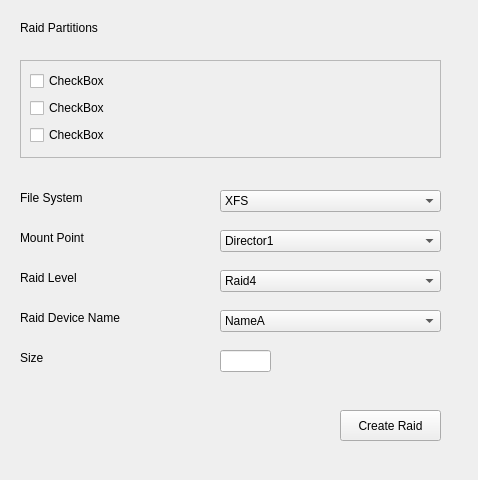
<?xml version="1.0" encoding="UTF-8"?>
<ui version="4.0">
 <class>Form</class>
 <widget class="QWidget" name="Form">
  <property name="geometry">
   <rect>
    <x>0</x>
    <y>0</y>
    <width>478</width>
    <height>480</height>
   </rect>
  </property>
  <property name="windowTitle">
   <string>Form</string>
  </property>
  <widget class="QPushButton" name="pushButton">
   <property name="geometry">
    <rect>
     <x>340</x>
     <y>410</y>
     <width>101</width>
     <height>31</height>
    </rect>
   </property>
   <property name="text">
    <string>Create Raid</string>
   </property>
  </widget>
  <widget class="QComboBox" name="comMP">
   <property name="geometry">
    <rect>
     <x>220</x>
     <y>230</y>
     <width>221</width>
     <height>22</height>
    </rect>
   </property>
   <item>
    <property name="text">
     <string>Director1</string>
    </property>
   </item>
   <item>
    <property name="text">
     <string>Director2</string>
    </property>
   </item>
   <item>
    <property name="text">
     <string>Director3</string>
    </property>
   </item>
  </widget>
  <widget class="QScrollArea" name="scrollArea">
   <property name="geometry">
    <rect>
     <x>20</x>
     <y>60</y>
     <width>421</width>
     <height>98</height>
    </rect>
   </property>
   <property name="widgetResizable">
    <bool>true</bool>
   </property>
   <widget class="QWidget" name="scrollAreaWidgetContents">
    <property name="geometry">
     <rect>
      <x>0</x>
      <y>0</y>
      <width>419</width>
      <height>96</height>
     </rect>
    </property>
    <layout class="QVBoxLayout" name="verticalLayout">
     <item>
      <widget class="QCheckBox" name="checkBox">
       <property name="text">
        <string>CheckBox</string>
       </property>
      </widget>
     </item>
     <item>
      <widget class="QCheckBox" name="checkBox_3">
       <property name="text">
        <string>CheckBox</string>
       </property>
      </widget>
     </item>
     <item>
      <widget class="QCheckBox" name="checkBox_2">
       <property name="text">
        <string>CheckBox</string>
       </property>
      </widget>
     </item>
    </layout>
   </widget>
  </widget>
  <widget class="QLabel" name="label_4">
   <property name="geometry">
    <rect>
     <x>20</x>
     <y>270</y>
     <width>141</width>
     <height>16</height>
    </rect>
   </property>
   <property name="text">
    <string>Raid Level</string>
   </property>
  </widget>
  <widget class="QLabel" name="label_3">
   <property name="geometry">
    <rect>
     <x>20</x>
     <y>190</y>
     <width>141</width>
     <height>16</height>
    </rect>
   </property>
   <property name="text">
    <string>File System</string>
   </property>
  </widget>
  <widget class="QLabel" name="label_6">
   <property name="geometry">
    <rect>
     <x>20</x>
     <y>350</y>
     <width>141</width>
     <height>16</height>
    </rect>
   </property>
   <property name="text">
    <string>Size</string>
   </property>
  </widget>
  <widget class="QComboBox" name="comboBox_4">
   <property name="geometry">
    <rect>
     <x>220</x>
     <y>310</y>
     <width>221</width>
     <height>22</height>
    </rect>
   </property>
   <item>
    <property name="text">
     <string>NameA</string>
    </property>
   </item>
   <item>
    <property name="text">
     <string>NameB</string>
    </property>
   </item>
   <item>
    <property name="text">
     <string>NameC</string>
    </property>
   </item>
  </widget>
  <widget class="QComboBox" name="comRaid">
   <property name="geometry">
    <rect>
     <x>220</x>
     <y>270</y>
     <width>221</width>
     <height>22</height>
    </rect>
   </property>
   <item>
    <property name="text">
     <string>Raid4</string>
    </property>
   </item>
   <item>
    <property name="text">
     <string>Raid5</string>
    </property>
   </item>
   <item>
    <property name="text">
     <string>Raid6</string>
    </property>
   </item>
  </widget>
  <widget class="QLabel" name="label_5">
   <property name="geometry">
    <rect>
     <x>20</x>
     <y>310</y>
     <width>141</width>
     <height>16</height>
    </rect>
   </property>
   <property name="text">
    <string>Raid Device Name</string>
   </property>
  </widget>
  <widget class="QComboBox" name="comFS">
   <property name="geometry">
    <rect>
     <x>220</x>
     <y>190</y>
     <width>221</width>
     <height>22</height>
    </rect>
   </property>
   <item>
    <property name="text">
     <string>XFS</string>
    </property>
   </item>
   <item>
    <property name="text">
     <string>FAT</string>
    </property>
   </item>
  </widget>
  <widget class="QLabel" name="label_2">
   <property name="geometry">
    <rect>
     <x>20</x>
     <y>230</y>
     <width>141</width>
     <height>16</height>
    </rect>
   </property>
   <property name="text">
    <string>Mount Point</string>
   </property>
  </widget>
  <widget class="QLabel" name="label">
   <property name="geometry">
    <rect>
     <x>20</x>
     <y>20</y>
     <width>111</width>
     <height>16</height>
    </rect>
   </property>
   <property name="text">
    <string>Raid Partitions</string>
   </property>
  </widget>
  <widget class="QLineEdit" name="TSize">
   <property name="geometry">
    <rect>
     <x>220</x>
     <y>350</y>
     <width>51</width>
     <height>22</height>
    </rect>
   </property>
  </widget>
 </widget>
 <resources/>
 <connections/>
</ui>
